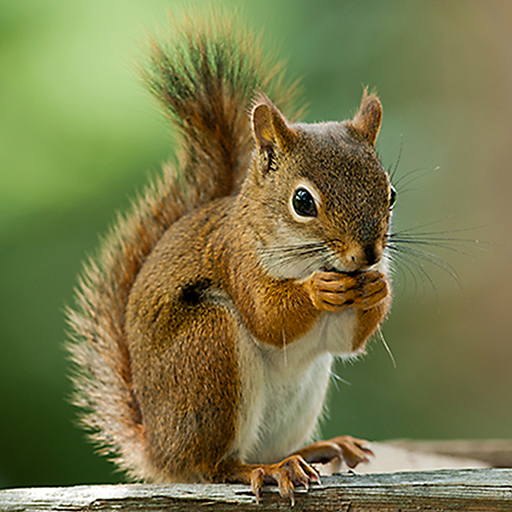
#> input picture image.png, 512 x 512 px
$ python '9_(huffman).py'
#> lines starting #> are read from the running program, lines starting #| are printed output that depends on the picture; long printed decimals are rounded
import cv2
from collections import Counter

img = cv2.imread("image.png", 0)
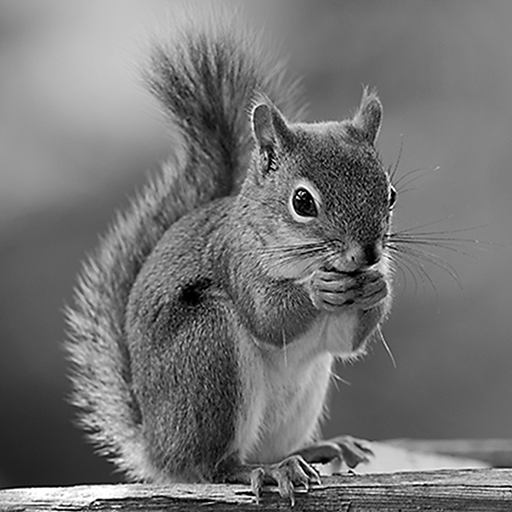
#> img: shape (512, 512); min 0, max 255, mean 115.9
#pixel value frequency count
frequency = Counter(img.flatten())
#> frequency = 256 items

# Each item is: [frequency, [[pixel, code], ...]]
groups = [[number, [[pixel, ""]]] for pixel, number in frequency.items()]
#> groups = 256 items
# Sort groups by frequency
while len(groups) > 1:
    groups.sort()
    # Pop the two groups with the lowest frequency
    left = groups.pop(0)
    right = groups.pop(0)

# Add "0" to the codes of the left group and "1" to the codes of the right group
    for item in left[1]:
        item[1] = "0" + item[1]
    for item in right[1]:
        item[1] = "1" + item[1]

# merge the two groups and append back to the list
    groups.append([left[0] + right[0], left[1] + right[1]])
#> this loop made 255 passes
#> (left, right) on passes 1 to 3: ([30, [[243, '']]], [33, [[244, '']]]), ([34, [[240, '']]], [37, [[241, '']]]), ([38, [[242, '']]], [39, [[245, '']]])
#> after the loop, groups = 1 item; item = [142, '11111111']

codes = dict(groups[0][1])
#> codes = 256 items
encoded = "".join(codes[pixel] for pixel in img.flatten())

original_bits = img.size * 8
#> original_bits = 2097152
compressed_bits = len(encoded)
#> compressed_bits = 1943372

print("Original bits   :", original_bits)
#| Original bits   : 2097152
print("Compressed bits :", compressed_bits)
#| Compressed bits : 1943372
print("Compression Ratio:", original_bits / compressed_bits)
#| Compression Ratio: 1.079

$ run again, with img1.jpg saved as image.png
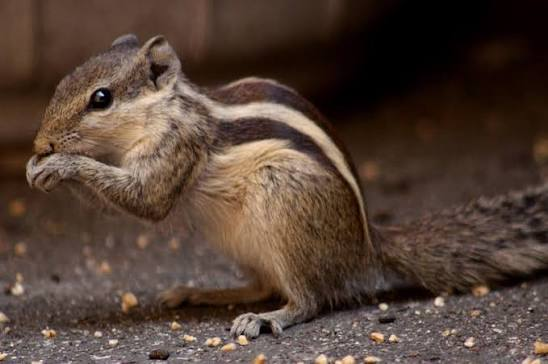
#> input picture img1.jpg, 548 x 364 px
#> `img = cv2.imread("image.png", 0)`:
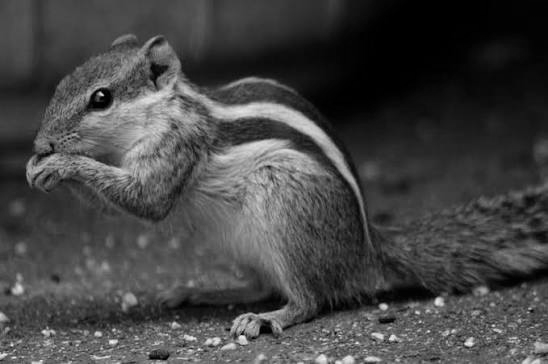
#> img: shape (364, 548); min 0, max 243, mean 68.6
#> frequency = 241 items
#> the loop `while len(groups) > 1:` made 240 passes
#> (left, right) on passes 1 to 3: ([1, [[233, '']]], [1, [[236, '']]]), ([1, [[237, '']]], [1, [[239, '']]]), ([1, [[240, '']]], [1, [[243, '']]])
#> after the loop `while len(groups) > 1:`: groups = 1 item; item = [71, '1111111']
#> codes = 241 items
#> compressed_bits = 1460999
#| Original bits   : 1595776
#| Compressed bits : 1460999
#| Compression Ratio: 1.092
